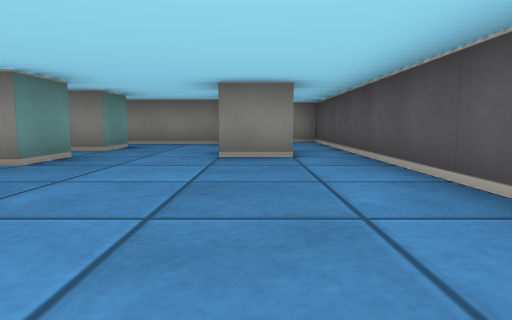
[1] (above)

15 first-person views from a walk through a cub3D maze. The camera is about half as high as the walls, tilts 6° down and sees 75° across. The floor is counted in squares. Each view is taken from the middle of a square. On the plan, view 1 faces up. The plan holds only what a view shows up to about 9 squares ahead; the rest is blank. The place goes on beyond the plan.

[2]
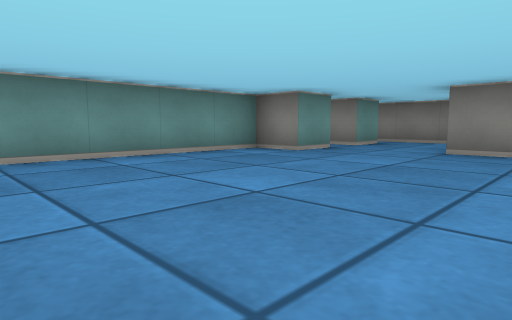

[3]
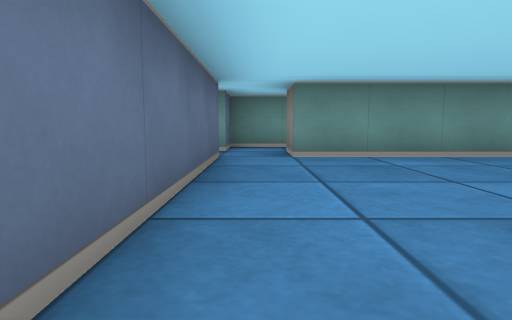

[4]
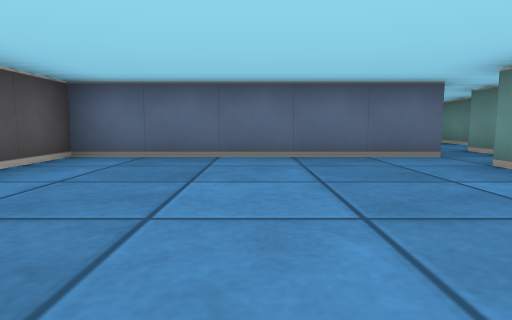

[5]
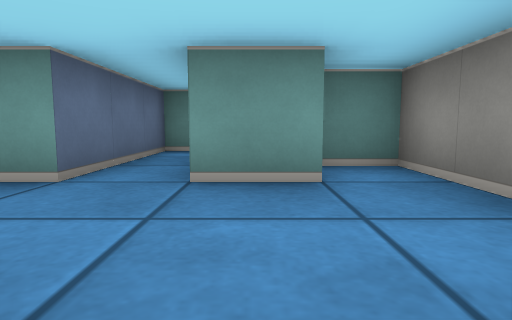

[6]
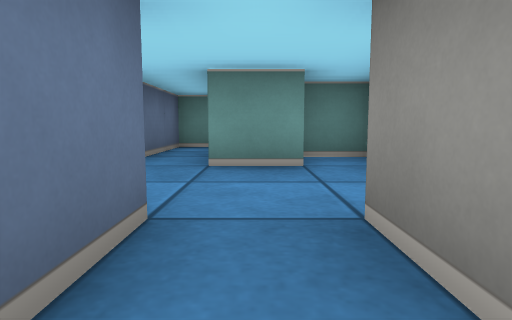

[7]
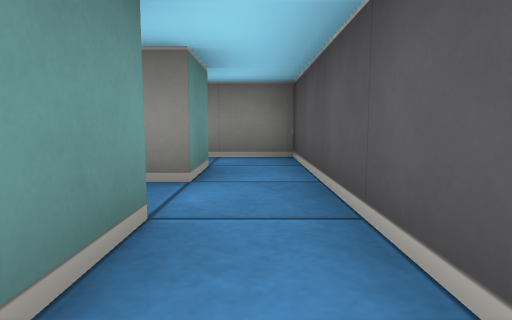

[8]
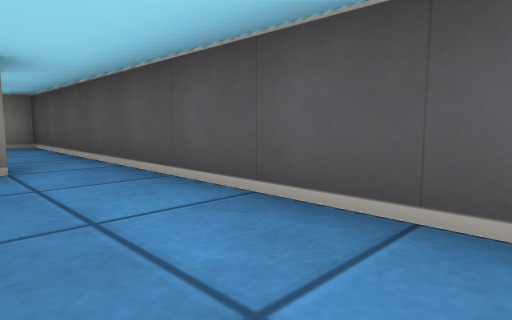

[9]
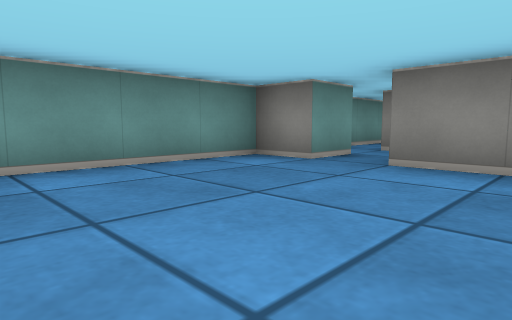

[10]
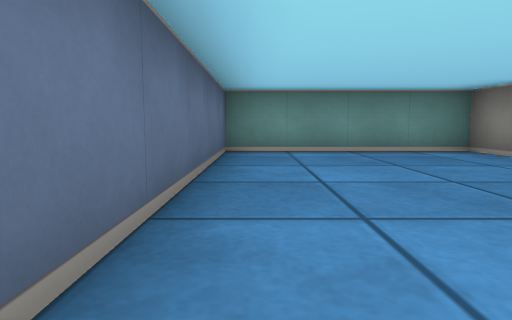

[11]
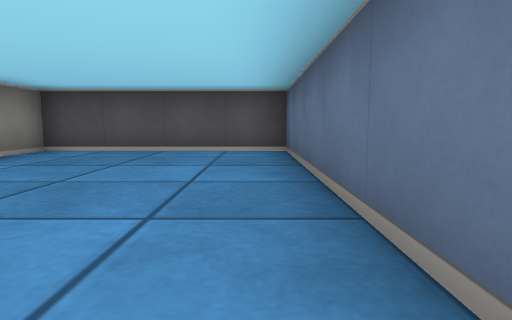

[12]
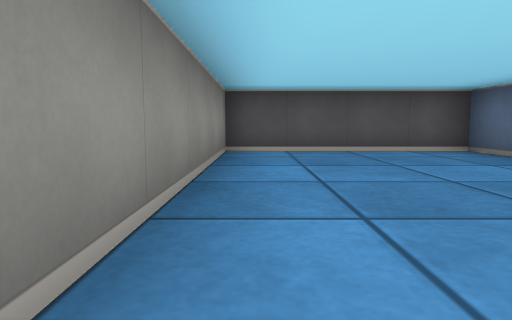

[13]
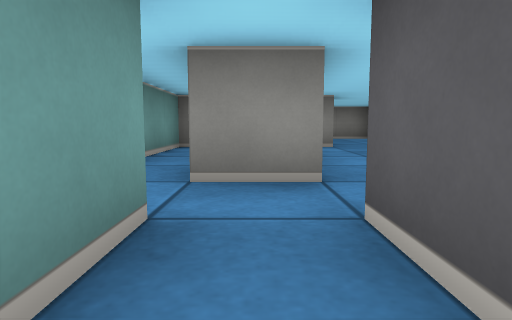

[14]
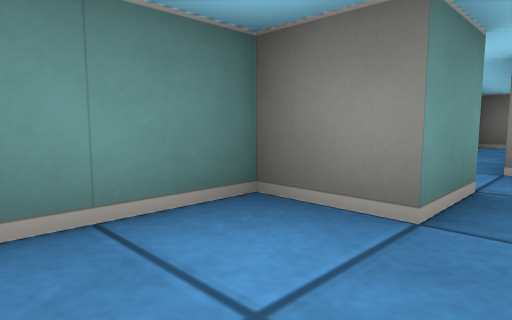

[15]
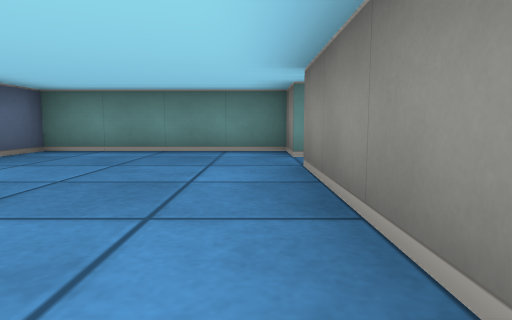

### Floor plan
Ten units are one square. View 1 is at (0, 0); x grows to the right and y downward. Boxes are objects, and circles mark ways between rooms. Rooms are numbered by the first view taken in them; rooms with no view inside come last. Other rooms are left out.
<svg viewBox="-60 -90 80 160">
<path fill="none" stroke="#000" d="M-5 -55 5 -55 5 -45 -5 -45M-25 -66 -25 -55 -32 -55M-8 -75 -35 -75 -35 -66M5 -75 5 -65 -5 -65M-55 -51 -55 -45 -25 -45 -25 -35 -35 -35 -35 5 -45 5M-35 15 15 15 15 -85 2 -85M-45 15 -45 25 -55 25 -55 65 15 65 15 25 -35 25 -35 15M-50 -35 -55 -35 -55 15 -45 15"/>
<circle cx="-40" cy="20" r="3" fill="#2a7"/>
<circle cx="-40" cy="10" r="3" fill="#2a7"/>
<text x="-10" y="-30">1</text>
<text x="-20" y="40">2</text>
<text x="-50" y="-10">3</text>
</svg>
Room 1 opens to room 2. Room 1 opens to room 3.

Where each view was taken, in squares from view 1:
view 1: 0 up, 0 right, facing up
view 2: 1 down, 1 right, facing up-left
view 3: 1 down, 1 right, facing left
view 4: 3 up, 1 left, facing down
view 5: 6 up, 0 right, facing left
view 6: 6 up, 1 right, facing left
view 7: 4 up, 1 right, facing up
view 8: 1 up, 0 right, facing up-right
view 9: 6 down, 2 left, facing up-left
view 10: 6 down, 0 right, facing left
view 11: 6 down, 4 left, facing right
view 12: 3 down, 4 left, facing right
view 13: 3 down, 4 left, facing up
view 14: 4 down, 4 left, facing up-left
view 15: 3 down, 0 right, facing left
